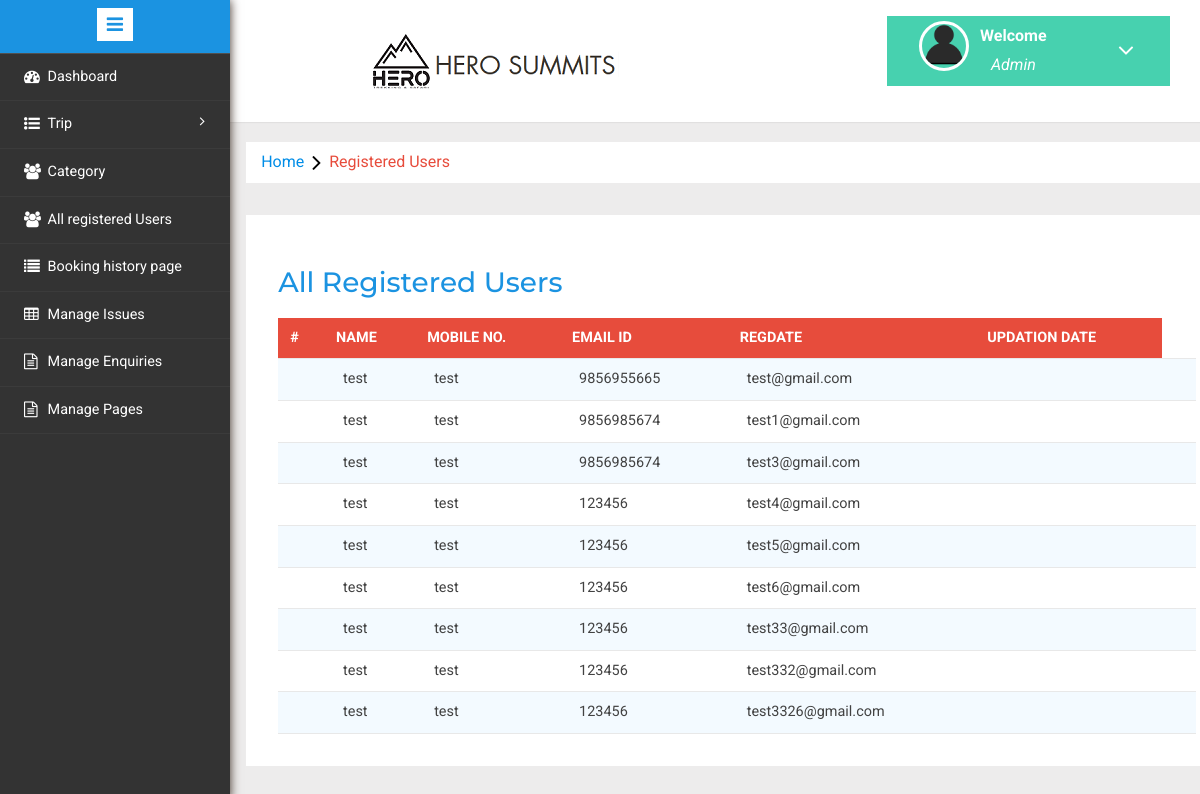
Screenshot of /index.php/admin/registered_users with the database file from the repository.
### tables this page shows
CREATE TABLE `user_login` (
  `id` int(11) NOT NULL,
  `first_name` varchar(255) NOT NULL,
  `last_name` varchar(255) NOT NULL,
  `mobile` varchar(255) NOT NULL,
  `email` varchar(255) NOT NULL,
  `password` varchar(255) NOT NULL
);

### application/controllers/Admin.php (called while the page is built, shortened)
<?php
class Admin extends CI_Controller {
	function registered_users(){
	  $data['title'] ="User List";
	  $query_user= $this->db->query('select * from user_login');
	  $data['user'] =$query_user->result();
	  $this->load->view('admin/registered_users',$data);
	}
}
?>

### index.php (called while the page is built, shortened)
<?php
require_once BASEPATH.'core/CodeIgniter.php';

### application/views/admin/registered_users.php (the view, shortened to what this page needs)
<!DOCTYPE HTML>
<html>
	<head>
		<?php include('includes/meta.php'); ?>
	</head>
	<body>
		<?php include('includes/header.php'); ?>
	  	<?php include('includes/side_menu.php'); ?>
	   	<div class="page-container">
		<div class="left-content">
					<ol class="breadcrumb">
						<li class="breadcrumb-item"><a href="<?php echo site_url('Admin_Controller/index');?>">Home</a><i class="fa fa-angle-right"></i>Registered Users</li>
					</ol>
					<div class="agile-grids">
						<div class="agile-tables">
							<div class="w3l-table-info">
							  <h2>All Registered Users</h2>
							    <table id="table">
									<thead>
									  <tr>
									  <th>#</th>
										<th>Name</th>
										<th>Mobile No.</th>
										<th>Email Id</th>
										<th>RegDate </th>
										<th>Updation Date</th>
									  </tr>
									</thead>
									<tbody>
										<?php
										foreach($user as $result)
										{				?>
										  <tr>
											<td><?php ?></td>
											<td><?php echo $result->first_name;?></td>
										    <td><?php echo $result->first_name;?></td>
											<td><?php echo $result->mobile;?></td>
											<td><?php echo $result->email;?></td>
											<td><?php ?></td>
											<td><?php ?></td>
										  </tr>
										 <?php
										}?>
									</tbody>
								</table>
							</div>
						</div>
					</div>
		</div>
		</div>
	</body>
</html>

### assets/admin/css/table-style.css (style rules this page uses)
table { background: white; border-collapse: collapse; margin: 1.25em 0 0; width: 100%; }
table tr, table th, table td { border: none; border-bottom: 1px solid #e8e8e8; font-size: .95em; }
table th, table td { padding: 10px 12px; text-align: left; }
table th { background: #e74c3c; color: #fff; text-transform: uppercase; }
table tr td { background: #f3faff; color: #424242; }
table tr:nth-of-type(2n+2) td { background: #ffffff; }
table { width: 100%; }

### rows the page displays
user_login: first_name "test", mobile "9856955665", email "test@gmail.com"
user_login: first_name "test", mobile "9856985674", email "test1@gmail.com"
user_login: first_name "test", mobile "9856985674", email "test3@gmail.com"
user_login: first_name "test", mobile "123456", email "test4@gmail.com"
user_login: first_name "test", mobile "123456", email "test5@gmail.com"
user_login: first_name "test", mobile "123456", email "test6@gmail.com"
user_login: first_name "test", mobile "123456", email "test33@gmail.com"
user_login: first_name "test", mobile "123456", email "test332@gmail.com"
user_login: first_name "test", mobile "123456", email "test3326@gmail.com"
